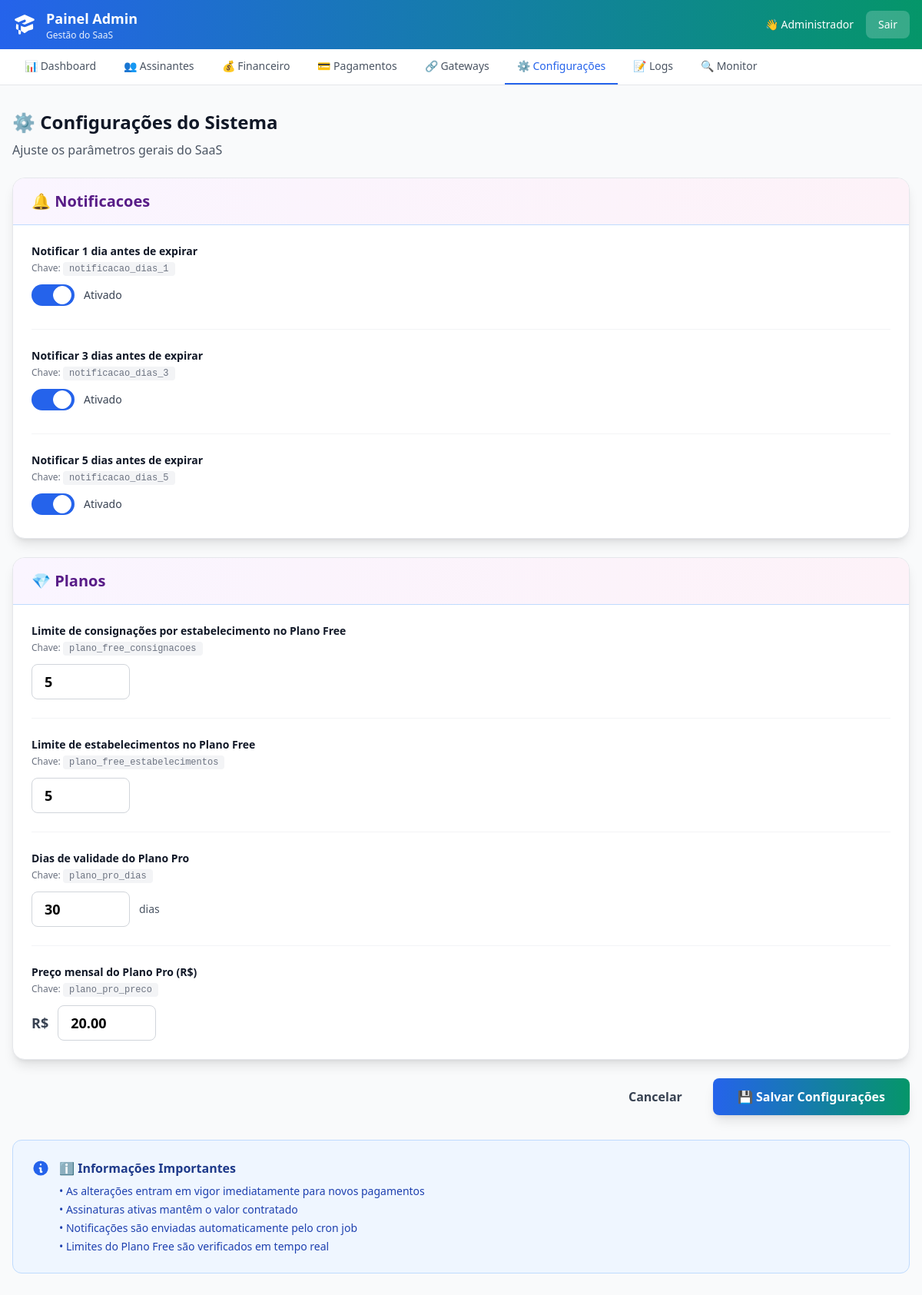
Page /admin/configuracoes.php (signed in) on the committed database.
### tables this page shows
CREATE TABLE IF NOT EXISTS `system_settings` (
  `id` INT AUTO_INCREMENT PRIMARY KEY,
  `chave` VARCHAR(100) NOT NULL UNIQUE COMMENT 'Chave da configuração',
  `valor` TEXT NULL COMMENT 'Valor da configuração',
  `tipo` ENUM('string', 'number', 'boolean', 'json') DEFAULT 'string' COMMENT 'Tipo do valor',
  `descricao` VARCHAR(255) NULL COMMENT 'Descrição da configuração',
  `grupo` VARCHAR(50) NULL COMMENT 'Grupo da configuração (planos, notificacoes, etc)',
  `updated_at` TIMESTAMP NULL DEFAULT NULL ON UPDATE CURRENT_TIMESTAMP,
  `created_at` TIMESTAMP NOT NULL DEFAULT CURRENT_TIMESTAMP,
  
  KEY `idx_chave` (`chave`),
  KEY `idx_grupo` (`grupo`)
);

### classes/SuperAdmin.php (called while the page is built, shortened)
<?php
class SuperAdmin {
    public static function isLoggedIn() {
        return isset($_SESSION['super_admin_id']);
    }
    public static function getCurrentAdmin() {
        return [
            'id' => $_SESSION['super_admin_id'],
            'nome' => $_SESSION['super_admin_nome'],
            'email' => $_SESSION['super_admin_email']
        ];
    }
}

### admin/configuracoes.php (the view, shortened to what this page needs)
<?php
require_once '../classes/SuperAdmin.php';
$admin = SuperAdmin::getCurrentAdmin();
$db = Database::getInstance()->getConnection();
$stmt = $db->query("SELECT * FROM system_settings ORDER BY grupo, chave");
$allSettings = $stmt->fetchAll();
$settings = [];
foreach ($allSettings as $setting) {
    $settings[$setting['grupo']][] = $setting;
}
?>
<!DOCTYPE html>
<html lang="pt-BR">
<head>
    <script src="https://cdn.tailwindcss.com"></script>
</head>
<body class="bg-gray-50">
    <nav class="bg-gradient-to-r from-blue-600 to-emerald-600 text-white shadow-lg">
        <div class="max-w-7xl mx-auto px-4">
            <div class="flex items-center justify-between h-16">
                <div class="flex items-center gap-3">
                    <div>
                        <h1 class="text-lg font-bold">Painel Admin</h1>
                        <p class="text-xs opacity-90">Gestão do SaaS</p>
                    </div>
                </div>
                <div class="flex items-center gap-4">
                    <span class="text-sm hidden md:block">👋 <?php echo htmlspecialchars($admin['nome']); ?></span>
                    <a href="/admin/logout.php" class="px-4 py-2 bg-white bg-opacity-20 hover:bg-opacity-30 rounded-lg transition text-sm font-medium">
                        Sair
                    </a>
                </div>
            </div>
        </div>
    </nav>
    <div class="bg-white border-b border-gray-200 sticky top-0 z-10">
        <div class="max-w-7xl mx-auto px-4">
            <nav class="flex gap-1 overflow-x-auto">
                <a href="/admin/index.php" class="px-4 py-3 text-sm font-medium text-gray-600 hover:text-gray-900 hover:bg-gray-50 whitespace-nowrap">
                    📊 Dashboard
                </a>
                <a href="/admin/tenants.php" class="px-4 py-3 text-sm font-medium text-gray-600 hover:text-gray-900 hover:bg-gray-50 whitespace-nowrap">
                    👥 Assinantes
                </a>
                <a href="/admin/financeiro.php" class="px-4 py-3 text-sm font-medium text-gray-600 hover:text-gray-900 hover:bg-gray-50 whitespace-nowrap">
                    💰 Financeiro
                </a>
                <a href="/admin/pagamentos.php" class="px-4 py-3 text-sm font-medium text-gray-600 hover:text-gray-900 hover:bg-gray-50 whitespace-nowrap">
                    💳 Pagamentos
                </a>
                <a href="/admin/gateways.php" class="px-4 py-3 text-sm font-medium text-gray-600 hover:text-gray-900 hover:bg-gray-50 whitespace-nowrap">
                    🔗 Gateways
                </a>
                <a href="/admin/configuracoes.php" class="px-4 py-3 text-sm font-medium text-blue-600 border-b-2 border-blue-600 whitespace-nowrap">
                    ⚙️ Configurações
                </a>
                <a href="/admin/logs.php" class="px-4 py-3 text-sm font-medium text-gray-600 hover:text-gray-900 hover:bg-gray-50 whitespace-nowrap">
                    📝 Logs
                </a>
                <a href="/admin/monitor_api.php" class="px-4 py-3 text-sm font-medium text-gray-600 hover:text-gray-900 hover:bg-gray-50 whitespace-nowrap">
                    🔍 Monitor
                </a>
            </nav>
        </div>
    </div>
    <div class="max-w-7xl mx-auto px-4 py-8">
        <div class="mb-6">
            <h1 class="text-2xl font-bold text-gray-900 mb-2">⚙️ Configurações do Sistema</h1>
            <p class="text-gray-600">Ajuste os parâmetros gerais do SaaS</p>
        </div>
        <form method="POST" class="space-y-6">
            <?php foreach ($settings as $grupo => $configs): ?>
                <div class="bg-white rounded-2xl shadow-lg border border-gray-200 overflow-hidden">
                    <div class="bg-gradient-to-r from-purple-50 to-pink-50 border-b border-blue-200 px-6 py-4">
                        <h2 class="text-xl font-bold text-purple-900">
                            <?php
                            $icones = [
                                'planos' => '💎',
                                'notificacoes' => '🔔',
                                'email' => '📧',
                                'sistema' => '⚙️'
                            ];
                            echo ($icones[$grupo] ?? '📌') . ' ';
                            echo ucfirst($grupo);
                            ?>
                        </h2>
                    </div>
                    <div class="p-6 space-y-6">
                        <?php foreach ($configs as $config): ?>
                            <div class="flex items-start gap-4 pb-6 border-b border-gray-100 last:border-0 last:pb-0">
                                <div class="flex-1">
                                    <label class="block text-sm font-bold text-gray-900 mb-1">
                                        <?php echo htmlspecialchars($config['descricao']); ?>
                                    </label>
                                    <p class="text-xs text-gray-500 mb-3">
                                        Chave: <code class="bg-gray-100 px-2 py-0.5 rounded"><?php echo $config['chave']; ?></code>
                                    </p>
                                    <?php if ($config['tipo'] === 'boolean'): ?>
                                        <label class="relative inline-flex items-center cursor-pointer">
                                            <div class="w-14 h-7 bg-gray-300 peer-focus:outline-none peer-focus:ring-4 peer-focus:ring-purple-300 rounded-full peer peer-checked:after:translate-x-full peer-checked:after:border-white after:content-[''] after:absolute after:top-0.5 after:left-[4px] after:bg-white after:border-gray-300 after:border after:rounded-full after:h-6 after:w-6 after:transition-all peer-checked:bg-blue-600"></div>
                                            <span class="ml-3 text-sm font-medium text-gray-700">
                                                <?php echo $config['valor'] == '1' ? 'Ativado' : 'Desativado'; ?>
                                            </span>
                                        </label>
                                    <?php elseif ($config['tipo'] === 'number'): ?>
                                        <div class="flex items-center gap-3">
                                            <?php if (strpos($config['chave'], 'preco') !== false): ?>
                                                <span class="text-lg font-bold text-gray-700">R$</span>
                                            <?php endif; ?>
                                            <input
                                                type="number"
                                                name="<?php echo $config['chave']; ?>"
                                                value="<?php echo htmlspecialchars($config['valor']); ?>"
                                                step="<?php echo strpos($config['chave'], 'preco') !== false ? '0.01' : '1'; ?>"
                                                min="0"
                                                class="w-32 px-4 py-2 border border-gray-300 rounded-lg focus:ring-2 focus:ring-blue-500 focus:border-transparent font-bold text-lg"
                                            >
                                            <?php if (strpos($config['chave'], 'dias') !== false): ?>
                                                <span class="text-sm text-gray-600">dias</span>
                                            <?php endif; ?>
                                        </div>
                                    <?php endif; ?>
                                </div>
                            </div>
                        <?php endforeach; ?>
                    </div>
                </div>
            <?php endforeach; ?>
            <div class="flex justify-end gap-4">
                <a
                    href="/admin/index.php"
                    class="px-6 py-3 text-gray-700 font-semibold hover:bg-gray-100 rounded-lg transition"
                >
                    Cancelar
                </a>
                <button
                    type="submit"
                    name="salvar"
                    class="px-8 py-3 bg-gradient-to-r from-blue-600 to-emerald-600 text-white font-bold rounded-lg hover:from-blue-700 hover:to-emerald-700 transition shadow-lg"
                >
                    💾 Salvar Configurações
                </button>
            </div>
        </form>
        <div class="mt-8 bg-blue-50 border border-blue-200 rounded-xl p-6">
            <div class="flex gap-3">
                <svg class="w-6 h-6 text-blue-600 flex-shrink-0" fill="currentColor" viewBox="0 0 20 20">
                    <path fill-rule="evenodd" d="M18 10a8 8 0 11-16 0 8 8 0 0116 0zm-7-4a1 1 0 11-2 0 1 1 0 012 0zM9 9a1 1 0 000 2v3a1 1 0 001 1h1a1 1 0 100-2v-3a1 1 0 00-1-1H9z" clip-rule="evenodd"/>
                </svg>
                <div>
                    <h3 class="font-semibold text-blue-900 mb-2">ℹ️ Informações Importantes</h3>
                    <ul class="text-sm text-blue-800 space-y-1">
                        <li>• As alterações entram em vigor imediatamente para novos pagamentos</li>
                        <li>• Assinaturas ativas mantêm o valor contratado</li>
                        <li>• Notificações são enviadas automaticamente pelo cron job</li>
                        <li>• Limites do Plano Free são verificados em tempo real</li>
                    </ul>
                </div>
            </div>
        </div>
    </div>
</body>
</html>

### rows in the picture
system_settings: descricao "Notificar 1 dia antes de expirar", chave "notificacao_dias_1", valor "Ativado"
system_settings: descricao "Notificar 3 dias antes de expirar", chave "notificacao_dias_3", valor "Ativado"
system_settings: descricao "Notificar 5 dias antes de expirar", chave "notificacao_dias_5", valor "Ativado"
system_settings: descricao "Limite de consignações por estabelecimento no Plano Free", chave "plano_free_consignacoes", plano_free_consignacoes "5"
system_settings: descricao "Limite de estabelecimentos no Plano Free", chave "plano_free_estabelecimentos", plano_free_estabelecimentos "5"
system_settings: descricao "Dias de validade do Plano Pro", chave "plano_pro_dias", plano_pro_dias "30"
system_settings: descricao "Preço mensal do Plano Pro (R$)", chave "plano_pro_preco", plano_pro_preco "20.00"

### other values in the picture
$admin['nome'] "Administrador"
$icones[$grupo] "🔔"
$grupo "Notificacoes"
$icones[$grupo] "💎"
$grupo "Planos"
